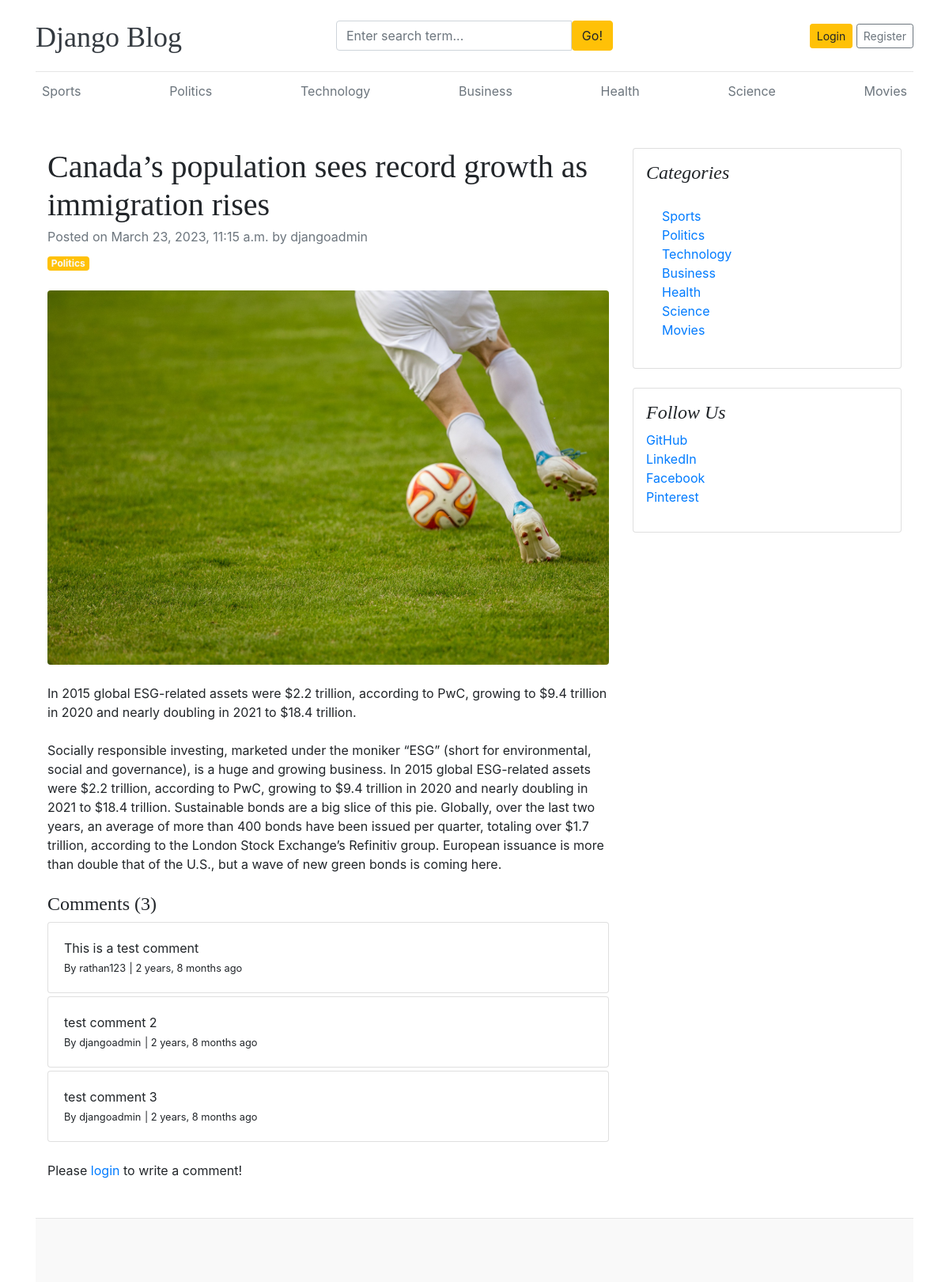
The page /blogs/canadas-population-sees-record-growth-as-immigration-rises/ on the database its author committed.
### blogs/models.py (models this page shows, shortened)
class Category(models.Model):
    category_name = models.CharField(max_length=50, unique=True)
    created_at = models.DateTimeField(auto_now_add=True)
    updated_at = models.DateTimeField(auto_now=True)
    class Meta:
        verbose_name_plural = 'categories'
    def __str__(self):
        return self.category_name

class Blog(models.Model):
    title = models.CharField(max_length=100)
    slug = models.SlugField(max_length=150, unique=True, blank=True)
    category = models.ForeignKey(Category, on_delete=models.CASCADE)
    author = models.ForeignKey(User, on_delete=models.CASCADE)
    featured_image = models.ImageField(upload_to='uploads/%Y/%m/%d')
    short_description = models.TextField(max_length=500)
    blog_body = models.TextField(max_length=2000)
    status = models.CharField(max_length=20, choices=STATUS_CHOICES, default="Draft")
    is_featured = models.BooleanField(default=False)
    created_at = models.DateTimeField(auto_now_add=True)
    updated_at = models.DateTimeField(auto_now=True)

class Comment(models.Model):
    user = models.ForeignKey(User, on_delete=models.CASCADE)
    blog = models.ForeignKey(Blog, on_delete=models.CASCADE)
    comment = models.TextField(max_length=250)
    created_at = models.DateTimeField(auto_now_add=True)
    updated_at = models.DateTimeField(auto_now=True)
    def __str__(self):
        return self.comment

### assignments/models.py (models this page shows, shortened)
class SocialLink(models.Model):
    platform = models.CharField(max_length=25)
    link = models.URLField(max_length=100)
    created_at = models.DateTimeField(auto_now_add=True)
    updated_at = models.DateTimeField(auto_now=True)

### blogs/views.py (the view, shortened to what this page needs)
# urls.py: path('blogs/<slug:slug>/', BlogsView.blogs, name='blogs'),
def blogs(request, slug):
    single_blog = get_object_or_404(Blog, slug=slug, status='Published')
    comments = Comment.objects.filter(blog=single_blog)
    comment_count = comments.count()
    context = {
        'single_blog': single_blog,
        'comments': comments,
        'comment_count': comment_count,
    }
    return render(request, 'blogs.html', context)

### blogs/context_processors.py (called while the page is built)
def get_categories(request):
    categories = Category.objects.all()
    return dict(categories=categories)

def get_social_links(request):
    social_links = SocialLink.objects.all()
    return dict(social_links=social_links)

### templates/blogs.html
{% extends 'base.html' %}
{% block content %}
<div class="container mt-5">
    <div class="row">
        <div class="col-lg-8">
            <article>
                <header class="mb-4">
                    <h1 class="fw-bolder mb-1">{{ single_blog.title }}</h1>
                    <div class="text-muted fst-italic mb-2">Posted on {{ single_blog.created_at }} by {{ single_blog.author }}</div>
                    <a class="badge bg-warning text-decoration-none text-light" href="#!">{{ single_blog.category }}</a>
                </header>
                <figure class="mb-4"><img class="img-fluid rounded" src="{{ single_blog.featured_image.url }}" alt="..." /></figure>
                <section class="mb-5">
                    <p class="fs-5 mb-4">{{ single_blog.short_description }}</p>
                    <p class="fs-5 mb-4">{{ single_blog.blog_body }}</p>
                    <h4>Comments ({{ comment_count }})</h4>
                    {% if comments %}
                        {% for comment in comments %}
                            <div class="card mt-1">
                                <div class="card-body">
                                    <p class="card-text mb-0">{{ comment }}</p>
                                    <span>
                                        <small>By {{ comment.user }}</small>
                                        <small>| {{ comment.created_at | timesince }} ago</small>
                                    </span>
                                </div>
                            </div>
                        {% endfor %}
                    {% else %}
                    No comments yet.
                    {% endif %}
                    <br>
                    <div class="form-group">
                        {% if user.is_authenticated %}
                        <form action="" method="POST">
                            {% csrf_token %}
                            <div class="form-group">
                                <textarea name="comment" class="form-control" placeholder="Write your comment"></textarea>
                                <input type="submit" value="Submit" class="btn btn-primary mt-2">
                            </div>
                        </form>
                        {% else %}
                        <p>Please <span><a href="{% url 'login' %}">login</a></span> to write a comment!</p>
                        {% endif %}
                    </div>
                </section>
            </article>
        </div>
        <div class="col-lg-4">
            <div class="card mb-4 p-3">
                <h4 class="font-italic">Categories</h4>
                <div class="card-body">
                    <div class="row">
                        <div class="col-sm-6">
                            <ul class="list-unstyled mb-0">
                                {% for cat in categories %}
                                <li><a href="{% url 'posts_by_category' cat.id %}">{{ cat.category_name }}</a></li>
                                {% endfor %}
                            </ul>
                        </div>
                    </div>
                </div>
            </div>
            {% if social_links %}
            <div class="card mb-4 p-3">
                <h4 class="font-italic">Follow Us</h4>
                <ol class="list-unstyled">
                    {% for i in social_links %}
                    <li><a href="{{ i.link }}" target="_blank">{{ i.platform }}</a></li>
                    {% endfor %}
                </ol>
            </div>
            {% endif %}
        </div>
    </div>
</div>
{% endblock %}

### templates/base.html (shortened to what this page needs)
{% load static %}
<!DOCTYPE html>
<html lang="en">
<head>
    <link href="https://getbootstrap.com/docs/4.0/dist/css/bootstrap.min.css" rel="stylesheet">
    <link href="{% static 'css/blog.css' %}" rel="stylesheet">
    <link rel="stylesheet" href="https://cdnjs.cloudflare.com/ajax/libs/font-awesome/4.7.0/css/font-awesome.min.css">
  </head>
<body>
    <div class="container">
      <header class="blog-header py-3">
        <div class="row flex-nowrap justify-content-between align-items-center">
          <div class="col-4 pt-1">
            <a class="blog-header-logo text-dark" href="/">Django Blog</a>
          </div>
          <div class="col-4">
            <form action="{% url 'search' %}" method="GET">
              <div class="input-group">
                <input class="form-control" type="text" name="keyword" value="{{ keyword }}" placeholder="Enter search term..." aria-label="Enter search term..." aria-describedby="button-search" />
                <button type="submit" class="btn btn-warning" id="button-search" type="button">Go!</button>
            </div>
            </form>
          </div>
          <div class="col-4 d-flex justify-content-end align-items-center">
            {% if not user.is_authenticated %}
            <a class="btn btn-sm btn-warning" href="{% url 'login' %}">Login</a> &nbsp;
            <a class="btn btn-sm btn-outline-secondary" href="{% url 'register' %}">Register</a>
            {% else %}
            <span><a href="{% url 'dashboard' %}">Dashboard</a></span>
            &emsp;
            <span><a href="{% url 'logout' %}">Logout</a></span>
            {% endif %}
          </div>
        </div>
      </header>
      <div class="nav-scroller py-1 mb-2">
        <nav class="nav d-flex justify-content-between">
          {% for cat in categories %}
          <a class="p-2 text-muted" href="{% url 'posts_by_category' cat.id %}">{{ cat.category_name }}</a>
          {% endfor %}
        </nav>
      </div>
{% block content %}
{% endblock %}
<footer class="blog-footer">
  </footer>
  </body>
  </html>

### blog_main/static/css/blog.css (style rules this page uses)
.blog-header { border-bottom: 1px solid #e5e5e5; }
.blog-header-logo { font-family: "Playfair Display", Georgia, "Times New Roman", serif; font-size: 2.25rem; }
h1, h2, h3, h4, h5, h6 { font-family: "Playfair Display", Georgia, "Times New Roman", serif; }
.blog-footer { padding: 2.5rem 0; color: #727272; text-align: center; background-color: #f9f9f9; border-top: .05rem solid #e5e5e5; }

### rows shown on the page
Category: category_name "Sports"
Category: category_name "Politics"
Category: category_name "Technology"
Category: category_name "Business"
Category: category_name "Health"
Category: category_name "Science"
Category: category_name "Movies"
Blog: title "Canada’s population sees record growth as immigration rises", created_at "March 23, 2023, 11:15 a.m.", author "djangoadmin", category "Politics", featured_image (picture), short_description "In 2015 global ESG-related assets were $2.2 trillion, according to PwC, growing to $9.4 trillion in 2020 and nearly doubling in 2021 to $18.4 trillion.", blog_body "Socially responsible investing, marketed under the moniker “ESG” (short for environmental, social and governance), is a huge and growing business. In 2015 global ESG-related assets were $2.2 trillion, according to PwC, growing to $9.4 trillion in 2020 and nearly doubling in 2021 to $18.4 trillion. Sustainable bonds are a big slice of this pie. Globally, over the last two years, an average of more than 400 bonds have been issued per quarter, totaling over $1.7 trillion, according to the London Stock Exchange’s Refinitiv group. European issuance is more than double that of the U.S., but a wave of new green bonds is coming here."
Comment: comment "This is a test comment", user "rathan123", created_at "2 years, 8 months"
Comment: comment "test comment 2", user "djangoadmin", created_at "2 years, 8 months"
Comment: comment "test comment 3", user "djangoadmin", created_at "2 years, 8 months"
SocialLink: platform "GitHub"
SocialLink: platform "LinkedIn"
SocialLink: platform "Facebook"
SocialLink: platform "Pinterest"

### other values the page prints
{{ comment_count }} "3"
